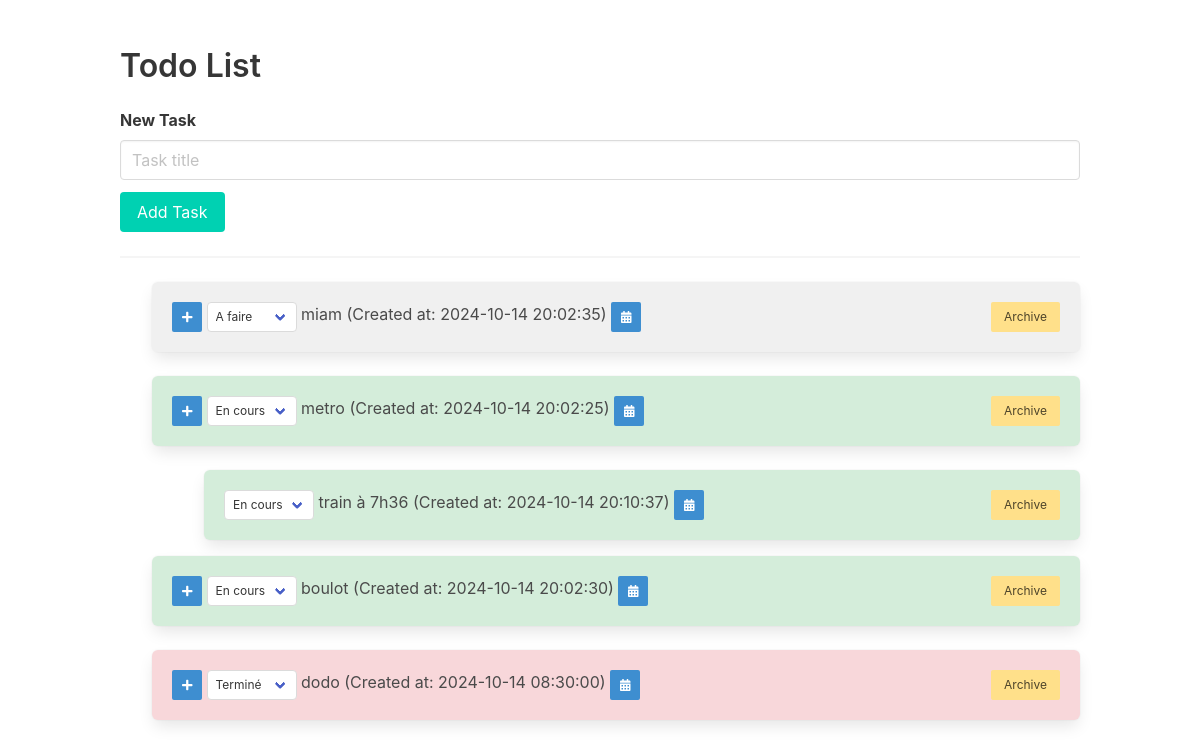
The page / on the database its author committed.
### app.py (models this page shows)
class Task(db.Model):
    id = db.Column(db.Integer, primary_key=True)
    title = db.Column(db.String(100), nullable=False)
    created_at = db.Column(db.DateTime, default=datetime.utcnow)
    status = db.Column(db.String(20), default='A faire')
    archived = db.Column(db.Boolean, default=False)
    time_spent = db.Column(db.Float, default=0.0)  # Temps passé sur la tâche
    subtasks = db.relationship('SubTask', backref='task', lazy=True)

class SubTask(db.Model):
    id = db.Column(db.Integer, primary_key=True)
    title = db.Column(db.String(100), nullable=False)
    created_at = db.Column(db.DateTime, default=datetime.utcnow)
    status = db.Column(db.String(20), default='A faire')
    archived = db.Column(db.Boolean, default=False)
    task_id = db.Column(db.Integer, db.ForeignKey('task.id'), nullable=False)

### app.py (the view)
@app.route('/')
def index():
    tasks = Task.query.filter_by(archived=False).order_by(
        db.case(
            (Task.status == 'A faire', 1),
            (Task.status == 'En cours', 2),
            (Task.status == 'Terminé', 3),
        ),
        Task.created_at
    ).all()
    return render_template('index.html', tasks=tasks)

### templates/index.html (shortened to what this page needs)
<!DOCTYPE html>
<html lang="en">
<head>
    <link rel="stylesheet" href="https://cdn.jsdelivr.net/npm/bulma@0.9.3/css/bulma.min.css">
    <link rel="stylesheet" href="https://cdn.jsdelivr.net/npm/flatpickr/dist/flatpickr.min.css">
</head>
<body>
    <section class="section">
        <div class="container">
            <h1 class="title">Todo List</h1>
            <form action="/add" method="POST">
                <div class="field">
                    <label class="label">New Task</label>
                    <div class="control">
                        <input class="input" type="text" name="title" placeholder="Task title">
                    </div>
                </div>
                <div class="control">
                    <button class="button is-primary" type="submit">Add Task</button>
                </div>
            </form>
            <hr>
            <div class="content">
                <ul>
                    {% for task in tasks %}
                    <li class="box task-item {% if task.status == 'A faire' %}status-a-faire{% elif task.status == 'En cours' %}status-en-cours{% elif task.status == 'Terminé' %}status-termine{% endif %}">
                        <div>
                            <button class="button is-small is-info" onclick="toggleSubtaskForm({{ task.id }})" title="Créer une sous-tâche">
                                <span class="icon is-small">
                                    <i class="fas fa-plus"></i>
                                </span>
                            </button>
                            <form action="/update_status/{{ task.id }}" method="POST" style="display:inline;">
                                <div class="select is-small">
                                    <select name="status" onchange="this.form.submit()">
                                        <option value="A faire" {% if task.status == 'A faire' %}selected{% endif %}>A faire</option>
                                        <option value="En cours" {% if task.status == 'En cours' %}selected{% endif %}>En cours</option>
                                        <option value="Terminé" {% if task.status == 'Terminé' %}selected{% endif %}>Terminé</option>
                                    </select>
                                </div>
                            </form>
                            {{ task.title }} (Created at: {{ task.created_at.strftime('%Y-%m-%d %H:%M:%S') }})
                            <button class="button is-small is-info" onclick="showDatePicker('task', {{ task.id }})" title="Modifier la date">
                                <span class="icon is-small">
                                    <i class="fas fa-calendar-alt"></i>
                                </span>
                            </button>
                        </div>
                        <div>
                            <form action="/archive/{{ task.id }}" method="POST" style="display:inline;">
                                <button class="button is-warning is-small" type="submit">Archive</button>
                            </form>
                        </div>
                    </li>
                    <ul>
                        {% for subtask in task.subtasks %}
                        <li class="box subtask-item {% if subtask.status == 'A faire' %}status-a-faire{% elif subtask.status == 'En cours' %}status-en-cours{% elif subtask.status == 'Terminé' %}status-termine{% endif %}">
                            <div>
                                <form action="/update_subtask_status/{{ subtask.id }}" method="POST" style="display:inline;">
                                    <div class="select is-small">
                                        <select name="status" onchange="this.form.submit()">
                                            <option value="En cours" {% if subtask.status == 'En cours' %}selected{% endif %}>En cours</option>
                                        </select>
                                    </div>
                                </form>
                                {{ subtask.title }} (Created at: {{ subtask.created_at.strftime('%Y-%m-%d %H:%M:%S') }})
                                <button class="button is-small is-info" onclick="showDatePicker('subtask', {{ subtask.id }})" title="Modifier la date">
                                    <span class="icon is-small">
                                        <i class="fas fa-calendar-alt"></i>
                                    </span>
                                </button>
                            </div>
                            <div>
                                <form action="/archive_subtask/{{ subtask.id }}" method="POST" style="display:inline;">
                                    <button class="button is-warning is-small" type="submit">Archive</button>
                                </form>
                            </div>
                        </li>
                        {% endfor %}
                    </ul>
                    {% endfor %}
                </ul>
            </div>
        </div>
    </section>
</body>
</html>

### templates/index.html (style rules this page uses)
.status-a-faire { background-color: #f0f0f0; }
.status-en-cours { background-color: #d4edda; }
.status-termine { background-color: #f8d7da; }
.task-item, .subtask-item { display: flex; justify-content: space-between; align-items: center; }
.subtask-item { margin-left: 20px; }

### rows shown on the page
Task: status "A faire", title "miam", created_at "2024-10-14 20:02:35"
Task: status "En cours", title "metro", created_at "2024-10-14 20:02:25"
SubTask: status "En cours", title "train à 7h36", created_at "2024-10-14 20:10:37"
Task: status "En cours", title "boulot", created_at "2024-10-14 20:02:30"
Task: status "Terminé", title "dodo", created_at "2024-10-14 08:30:00"
